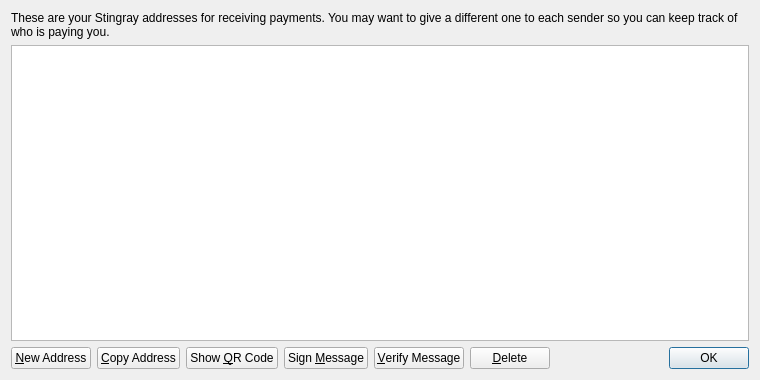
<?xml version="1.0" encoding="UTF-8"?>
<ui version="4.0">
 <class>AddressBookPage</class>
 <widget class="QWidget" name="AddressBookPage">
  <property name="geometry">
   <rect>
    <x>0</x>
    <y>0</y>
    <width>760</width>
    <height>380</height>
   </rect>
  </property>
  <property name="windowTitle">
   <string>Address Book</string>
  </property>
  <layout class="QVBoxLayout" name="verticalLayout">
   <item>
    <widget class="QLabel" name="labelExplanation">
     <property name="text">
      <string>These are your Stingray addresses for receiving payments. You may want to give a different one to each sender so you can keep track of who is paying you.</string>
     </property>
     <property name="textFormat">
      <enum>Qt::PlainText</enum>
     </property>
     <property name="wordWrap">
      <bool>true</bool>
     </property>
    </widget>
   </item>
   <item>
    <widget class="QTableView" name="tableView">
     <property name="contextMenuPolicy">
      <enum>Qt::CustomContextMenu</enum>
     </property>
     <property name="toolTip">
      <string>Double-click to edit address or label</string>
     </property>
     <property name="tabKeyNavigation">
      <bool>false</bool>
     </property>
     <property name="selectionMode">
      <enum>QAbstractItemView::SingleSelection</enum>
     </property>
     <property name="selectionBehavior">
      <enum>QAbstractItemView::SelectRows</enum>
     </property>
     <property name="sortingEnabled">
      <bool>true</bool>
     </property>
     <attribute name="verticalHeaderVisible">
      <bool>false</bool>
     </attribute>
    </widget>
   </item>
   <item>
    <layout class="QHBoxLayout" name="horizontalLayout">
     <item>
      <widget class="QPushButton" name="newAddressButton">
       <property name="toolTip">
        <string>Create a new address</string>
       </property>
       <property name="text">
        <string>&amp;New Address</string>
       </property>
      </widget>
     </item>
     <item>
      <widget class="QPushButton" name="copyToClipboard">
       <property name="toolTip">
        <string>Copy the currently selected address to the system clipboard</string>
       </property>
       <property name="text">
        <string>&amp;Copy Address</string>
       </property>
      </widget>
     </item>
     <item>
      <widget class="QPushButton" name="showQRCode">
       <property name="text">
        <string>Show &amp;QR Code</string>
       </property>
      </widget>
     </item>
     <item>
      <widget class="QPushButton" name="signMessage">
       <property name="toolTip">
        <string>Sign a message to prove you own a Stingray address</string>
       </property>
       <property name="text">
        <string>Sign &amp;Message</string>
       </property>
      </widget>
     </item>
     <item>
      <widget class="QPushButton" name="verifyMessage">
       <property name="toolTip">
        <string>Verify a message to ensure it was signed with a specified Stingray address</string>
       </property>
       <property name="text">
        <string>&amp;Verify Message</string>
       </property>
      </widget>
     </item>
     <item>
      <widget class="QPushButton" name="deleteButton">
       <property name="toolTip">
        <string>Delete the currently selected address from the list</string>
       </property>
       <property name="text">
        <string>&amp;Delete</string>
       </property>
      </widget>
     </item>
     <item>
      <spacer name="horizontalSpacer">
       <property name="orientation">
        <enum>Qt::Horizontal</enum>
       </property>
       <property name="sizeHint" stdset="0">
        <size>
         <width>40</width>
         <height>20</height>
        </size>
       </property>
      </spacer>
     </item>
     <item>
      <widget class="QDialogButtonBox" name="buttonBox">
       <property name="sizePolicy">
        <sizepolicy hsizetype="Maximum" vsizetype="Fixed">
         <horstretch>0</horstretch>
         <verstretch>0</verstretch>
        </sizepolicy>
       </property>
       <property name="standardButtons">
        <set>QDialogButtonBox::Ok</set>
       </property>
      </widget>
     </item>
    </layout>
   </item>
  </layout>
 </widget>
 <resources>
  <include location="../bitcoin.qrc"/>
 </resources>
 <connections/>
</ui>
